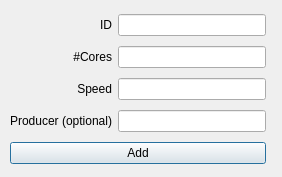
<?xml version="1.0" encoding="UTF-8"?>
<ui version="4.0">
 <class>MainWindow</class>
 <widget class="QMainWindow" name="MainWindow">
  <property name="geometry">
   <rect>
    <x>0</x>
    <y>0</y>
    <width>282</width>
    <height>177</height>
   </rect>
  </property>
  <property name="windowTitle">
   <string>Add CPU</string>
  </property>
  <widget class="QWidget" name="centralwidget">
   <widget class="QWidget" name="">
    <property name="geometry">
     <rect>
      <x>10</x>
      <y>10</y>
      <width>256</width>
      <height>161</height>
     </rect>
    </property>
    <layout class="QGridLayout" name="gridLayout">
     <item row="0" column="0">
      <widget class="QLabel" name="label_pipelineid">
       <property name="text">
        <string>ID</string>
       </property>
       <property name="alignment">
        <set>Qt::AlignRight|Qt::AlignTrailing|Qt::AlignVCenter</set>
       </property>
      </widget>
     </item>
     <item row="0" column="1">
      <widget class="QLineEdit" name="lineEdit_id"/>
     </item>
     <item row="1" column="0">
      <widget class="QLabel" name="label_pipelineid_2">
       <property name="text">
        <string>#Cores</string>
       </property>
       <property name="alignment">
        <set>Qt::AlignRight|Qt::AlignTrailing|Qt::AlignVCenter</set>
       </property>
      </widget>
     </item>
     <item row="1" column="1">
      <widget class="QLineEdit" name="lineEdit_cores"/>
     </item>
     <item row="2" column="0">
      <widget class="QLabel" name="label_pipelineid_3">
       <property name="text">
        <string>Speed</string>
       </property>
       <property name="alignment">
        <set>Qt::AlignRight|Qt::AlignTrailing|Qt::AlignVCenter</set>
       </property>
      </widget>
     </item>
     <item row="2" column="1">
      <widget class="QLineEdit" name="lineEdit_speed"/>
     </item>
     <item row="3" column="0">
      <widget class="QLabel" name="label_pipelineid_4">
       <property name="text">
        <string>Producer (optional)</string>
       </property>
       <property name="alignment">
        <set>Qt::AlignRight|Qt::AlignTrailing|Qt::AlignVCenter</set>
       </property>
      </widget>
     </item>
     <item row="3" column="1">
      <widget class="QLineEdit" name="lineEdit_producer"/>
     </item>
     <item row="4" column="0" colspan="2">
      <widget class="QPushButton" name="add_button">
       <property name="text">
        <string>Add</string>
       </property>
       <property name="autoDefault">
        <bool>true</bool>
       </property>
       <property name="default">
        <bool>true</bool>
       </property>
      </widget>
     </item>
    </layout>
   </widget>
  </widget>
 </widget>
 <tabstops>
  <tabstop>lineEdit_id</tabstop>
  <tabstop>lineEdit_cores</tabstop>
  <tabstop>lineEdit_speed</tabstop>
  <tabstop>lineEdit_producer</tabstop>
  <tabstop>add_button</tabstop>
 </tabstops>
 <resources/>
 <connections/>
</ui>
